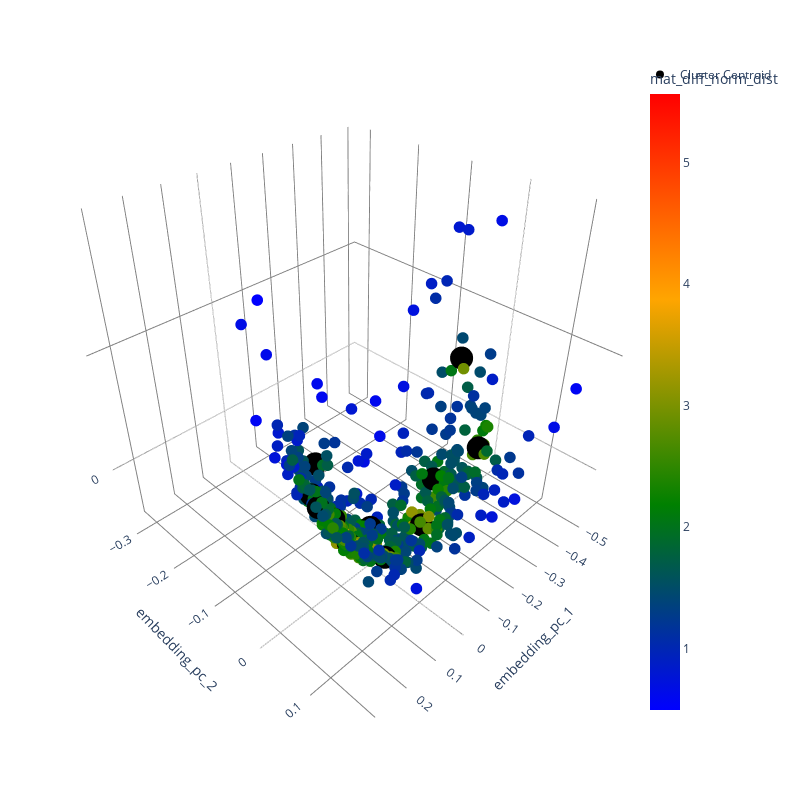

Here is the notebook cell this chart was saved with:
### Code cell
fig = px.scatter_3d(train_df, x='embedding_pc_1', y='embedding_pc_2', z='embedding_pc_3',
              color='mat_diff_norm_dist', color_continuous_scale=["blue", "green", "orange", "red"],
            #   range_color=[0.05, train_df["mat_diff"].max()]
              )
# add color range

fig.update_traces(marker=dict(size=4))
fig.update_layout(
    width=800,  # Adjust width as needed
    height=800,  # Adjust height as needed
    scene=dict(
        xaxis=dict(gridcolor='grey', backgroundcolor='white'),
        yaxis=dict(gridcolor='grey', backgroundcolor='white'),
        zaxis=dict(gridcolor='grey', backgroundcolor='white'),
        bgcolor='white'
    ),
    paper_bgcolor='white',
    plot_bgcolor='white'
)

fig.add_scatter3d(x=train_df.iloc[centroid_indices_train]['embedding_pc_1'],
                  y=train_df.iloc[centroid_indices_train]['embedding_pc_2'],
                  z=train_df.iloc[centroid_indices_train]['embedding_pc_3'],
                  mode='markers', marker=dict(size=8, color='black'), name='Cluster Centroid')
# fig.write_image("embedding.svg", format='svg')
fig.show()

### Figure 1 — Plotly figure (JSON) as saved in the notebook; plotly's stock layout.template omitted (floating-point values rounded to 4 significant figures; data arrays with more than 128 entries replaced by an {"elided": "..."} marker saying what was removed)
{"data": [{"hovertemplate": "embedding_pc_1=%{x}<br>embedding_pc_2=%{y}<br>embedding_pc_3=%{z}<br>mat_diff_norm_dist=%{marker.color}<extra></extra>", "legendgroup": "", "marker": {"color": {"elided": "720 float values"}, "coloraxis": "coloraxis", "size": 4, "symbol": "circle"}, "mode": "markers", "name": "", "scene": "scene", "showlegend": false, "type": "scatter3d", "x": {"elided": "720 float values"}, "y": {"elided": "720 float values"}, "z": {"elided": "720 float values"}}, {"marker": {"color": "black", "size": 8}, "mode": "markers", "name": "Cluster Centroid", "type": "scatter3d", "x": [-0.04695, 0.104, -0.2997, 0.05894, -0.1337, -0.2217, 0.2287, 0.1537, -0.3888, -0.07149, 0.03608, 0.006814], "y": [-0.02514, 0.01704, 0.05225, -0.02396, 0.0323, 0.008627, 0.03992, 0.02017, -0.02998, -0.1609, -0.1011, 0.0339], "z": [-0.01673, -0.001742, 0.01119, -0.008427, -0.01422, -0.00343, 0.03038, 0.01488, 0.03467, -0.008341, -0.005061, -0.01577]}], "layout": {"coloraxis": {"colorbar": {"title": {"text": "mat_diff_norm_dist"}}, "colorscale": [[0, "blue"], [0.3333, "green"], [0.6667, "orange"], [1, "red"]]}, "height": 800, "legend": {"tracegroupgap": 0}, "margin": {"t": 60}, "paper_bgcolor": "white", "plot_bgcolor": "white", "scene": {"bgcolor": "white", "domain": {"x": [0, 1], "y": [0, 1]}, "xaxis": {"backgroundcolor": "white", "gridcolor": "grey", "title": {"text": "embedding_pc_1"}}, "yaxis": {"backgroundcolor": "white", "gridcolor": "grey", "title": {"text": "embedding_pc_2"}}, "zaxis": {"backgroundcolor": "white", "gridcolor": "grey", "title": {"text": "embedding_pc_3"}}}, "width": 800}}
